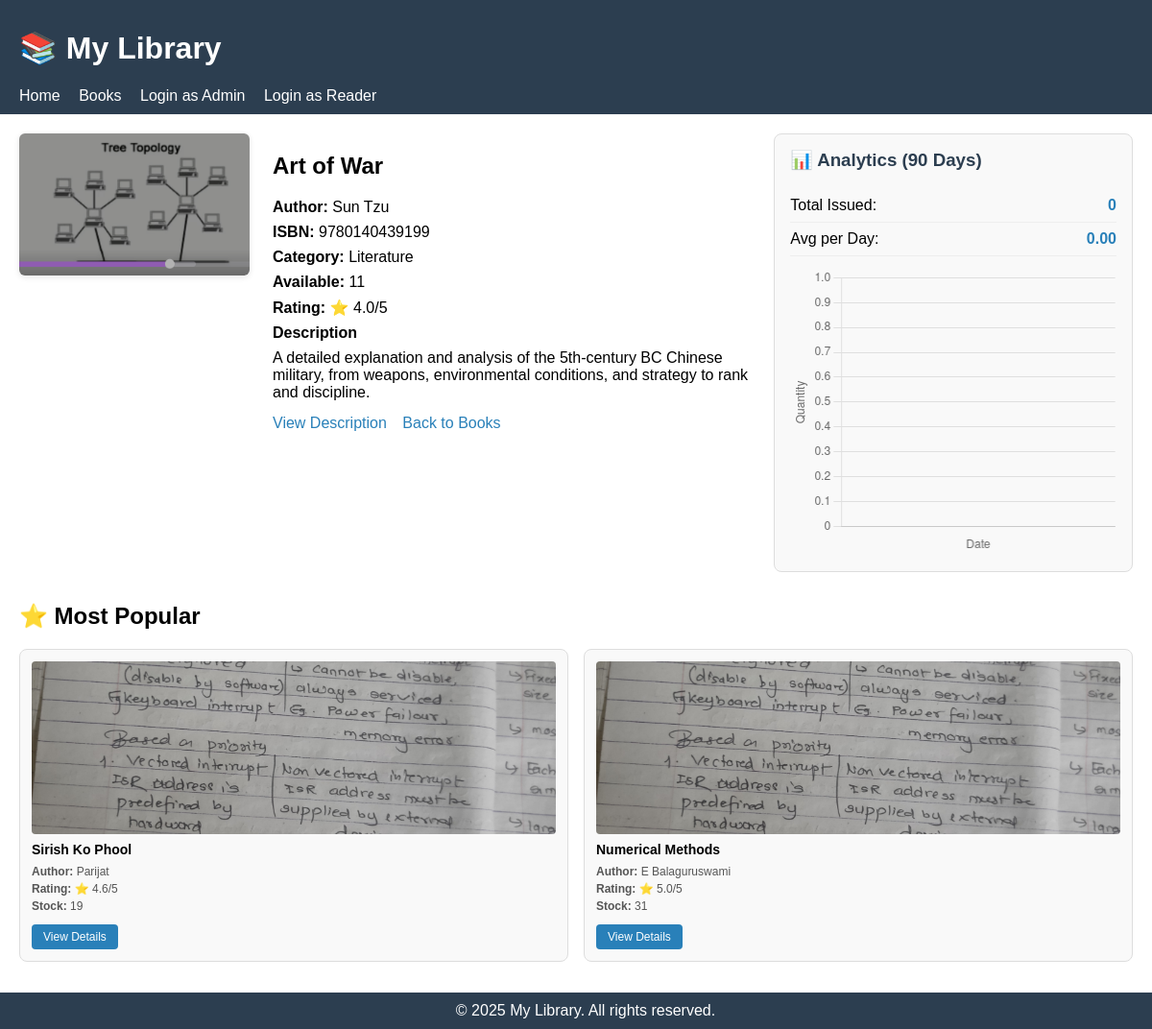
The page /books/8/ on the database as committed earlier.
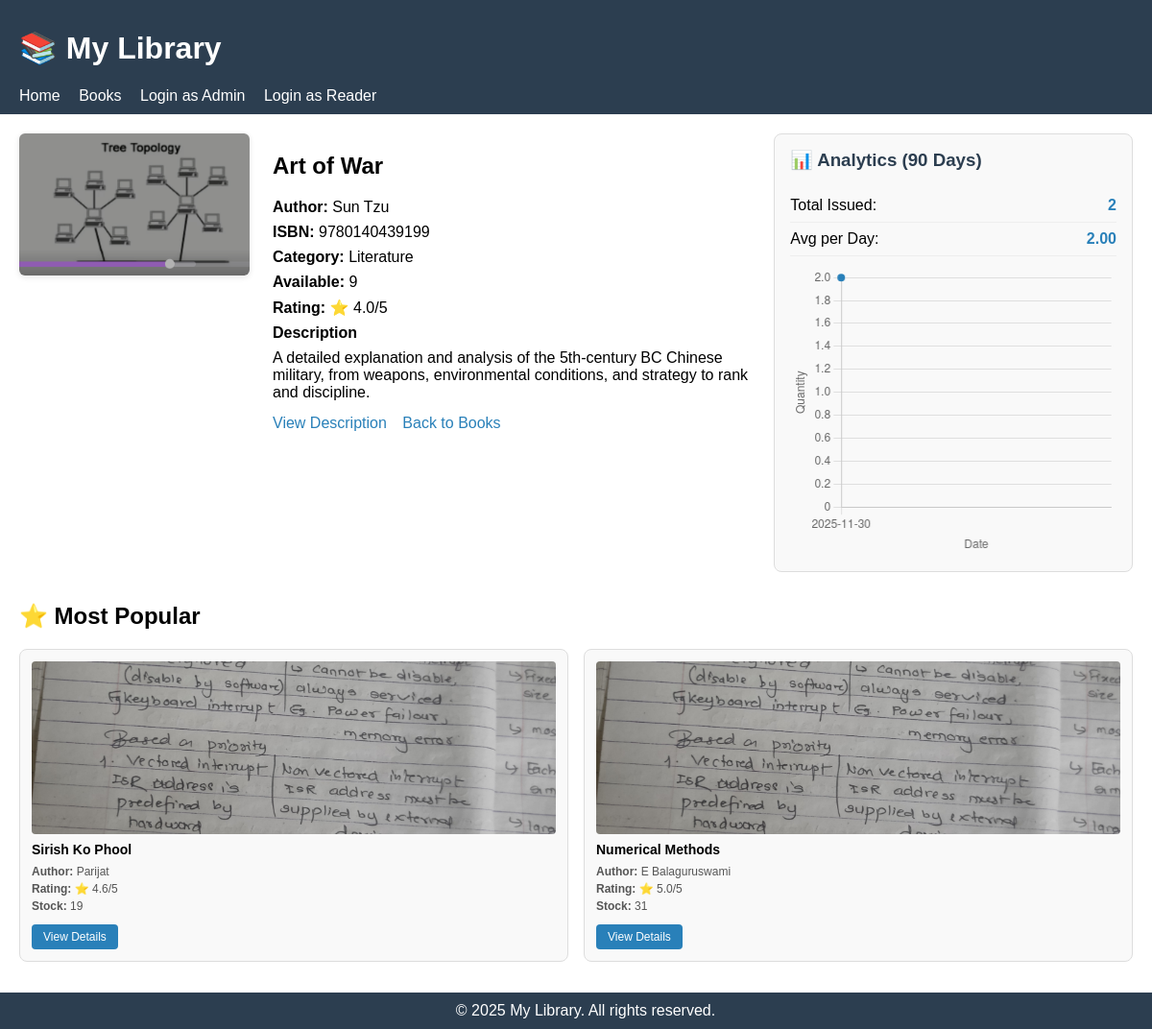
The same page on the database as committed later.
### lib/models.py (models this page shows, shortened)
class Book(models.Model):
    name = models.CharField(max_length=200)  # Book title
    isbn = models.CharField(max_length=13, unique=True)  # ISBN number
    image = models.ImageField(upload_to='book_images/', blank=True, null=True)  # Cover image
    author = models.CharField(max_length=200)  # Author name
    category = models.ForeignKey(Category, on_delete=models.SET_NULL, null=True, related_name='books')
    number_in_stock = models.PositiveIntegerField(default=0)  # Available copies
    description = models.TextField(blank=True, null=True, default="No description available")
    rating = models.DecimalField(max_digits=3, decimal_places=1, default=4.0, validators=[MinValueValidator(1.0), MaxValueValidator(5.0)])  # Rating with 1 decimal place
    def avg_reader_rating(self):
        from django.db.models import Avg
        avg = self.reader_ratings.aggregate(avg=Avg('rating'))['avg']
        try:
            return float(avg) if avg is not None else float(self.rating)
        except (TypeError, ValueError):
            return float(self.rating)
    def combined_rating(self):
        try:
            avg_reader = self.avg_reader_rating()
            combined = (float(self.rating) + float(avg_reader)) / 2.0
            return round(combined, 1)
        except Exception:
            return float(self.rating)

class Category(models.Model):
    name = models.CharField(max_length=100, unique=True)

### lib/views.py (the view)
# urls.py: path('books/<int:pk>/', views.book_details, name='book_details'), #by using primary key
def book_details(request, pk):
    if request.session.get('admin_id'):
        return admin_book_details(request, pk)
    if request.session.get('reader_id'):
        return reader_book_detail(request, pk)
    book = get_object_or_404(Book, pk=pk)  # fetch book or return 404 if not found
    analytics = get_book_analytics_data(book, days=90)
    popular_books = get_popular_books(limit=3, exclude_book_id=pk)
    return render(request, 'book_details.html', {
        'book': book,
        'analytics': analytics,
        'popular_books': popular_books,
    })

### lib/views.py (called while the page is built)
def get_book_analytics_data(book, days=90):
    end_date = date.today()
    start_date = end_date - timedelta(days=days)
    records = BookIssuanceRecord.objects.filter(
        book=book,
        date__gte=start_date,
        date__lte=end_date
    ).order_by('date')
    dates = [str(r.date) for r in records]
    quantities = [r.quantity_issued for r in records]
    return {
        'dates': dates,
        'quantities': quantities,
        'total_issued': sum(quantities),
        'avg_per_day': sum(quantities) / max(len(records), 1) if records else 0,
    }

def get_popular_books(limit=3, exclude_book_id=None):
    books = Book.objects.filter(rating__gt=4.5)
    if exclude_book_id:
        books = books.exclude(pk=exclude_book_id)
    books = books.order_by('?')[:limit]
    return books

### lib/templates/book_details.html (shortened to what the changed rows need)
{% extends 'base.html' %}
{% load static %}
{% block content %}
<section class="book-details">
    <div>
        {% if book.image %}
            <img class="book-image" src="{{ book.image.url }}" alt="{{ book.name }}">
        {% else %}
            <div class="book-image" style="width:240px;height:320px;display:flex;align-items:center;justify-content:center;background:#f3f3f3;color:#888;">No image</div>
        {% endif %}
    </div>
    <div class="book-meta">
        <h2>{{ book.name }}</h2>
        <div class="meta-row"><strong>Author:</strong> {{ book.author }}</div>
        <div class="meta-row"><strong>ISBN:</strong> {{ book.isbn }}</div>
        <div class="meta-row"><strong>Category:</strong> {{ book.category.name }}</div>
        <div class="meta-row"><strong>Available:</strong> {{ book.number_in_stock }}</div>
    <div class="meta-row"><strong>Rating:</strong> ⭐ {{ book.combined_rating }}/5</div>
        {% if book.description %}
            <div class="meta-row"><strong>Description</strong></div>
            <div class="meta-row">{{ book.description|linebreaksbr }}</div>
        {% else %}
            <div class="meta-row"><em>No description available.</em></div>
        {% endif %}
        <div class="actions" style="margin-top:14px;">
            <a href="{% url 'book_description' book.pk %}">View Description</a>
            <a href="{% url 'public_books' %}">Back to Books</a>
        </div>
    </div>
    <div class="book-analytics">
        <div class="analytics-card">
            <h3>📊 Analytics (90 Days)</h3>
            <div class="analytics-stat">
                <span>Total Issued:</span>
                <strong>{{ analytics.total_issued }}</strong>
            </div>
            <div class="analytics-stat">
                <span>Avg per Day:</span>
                <strong>{{ analytics.avg_per_day|floatformat:2 }}</strong>
            </div>
            <canvas id="issuanceChart"></canvas>
        </div>
    </div>
</section>
<script>
document.addEventListener('DOMContentLoaded', function() {
    const ctx = document.getElementById('issuanceChart').getContext('2d');
    const dates = {{ analytics.dates|safe }};
    const quantities = {{ analytics.quantities|safe }};
    new Chart(ctx, {
        type: 'line',
        data: {
            labels: dates,
            datasets: [{
                label: 'Books Issued',
                data: quantities,
                borderColor: '#2980b9',
                backgroundColor: 'rgba(41, 128, 185, 0.1)',
                borderWidth: 2,
                fill: true,
                tension: 0.3,
                pointRadius: 3,
                pointBackgroundColor: '#2980b9'
            }]
        },
        options: {
            responsive: true,
            maintainAspectRatio: false,
            plugins: {
                legend: { display: false }
            },
            scales: {
                y: {
                    beginAtZero: true,
                    title: { display: true, text: 'Quantity' }
                },
                x: {
                    title: { display: true, text: 'Date' }
                }
            }
        }
    });
});
</script>
<section style="margin-top:32px;">
    <h2>⭐ Most Popular</h2>
</section>
{% endblock %}

Rows that differ between the two databases and show on the page:
changed Book "Art of War": number_in_stock "11" → "9"
Other text that changed with them:
{{ analytics.total_issued }}: "0" → "2"
{{ analytics.avg_per_day|floatformat:2 }}: "0.00" → "2.00"
chart data {{ analytics.dates|safe }}: [] → ['2025-11-30']
chart data {{ analytics.quantities|safe }}: [] → [2]
